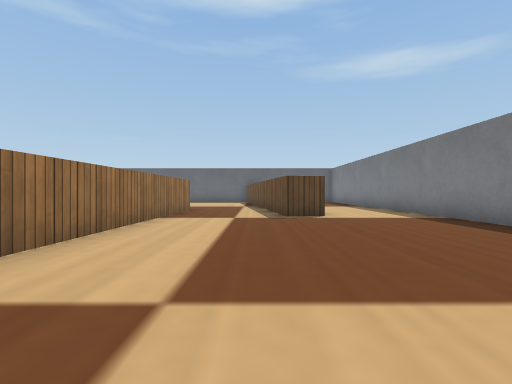
view 1 (above)

17 first-person views from a walk through a world built for the Webots simulator. The camera is 0.06 m above the floor, looks level and sees 85° across. The floor is counted in squares, 0.1 m on a side. Each view is taken from the middle of a square. On the plan, view 1 faces up. The plan holds only what a view shows up to about 9 squares ahead; the rest is blank. The place goes on beyond the plan. The robots in the file are not drawn. Simple shapes and patterns stand in for the simulator's stock objects.

view 2
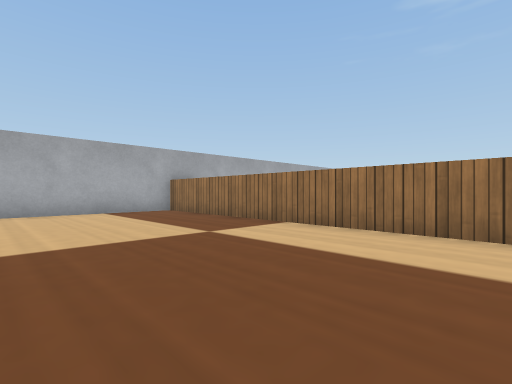

view 3
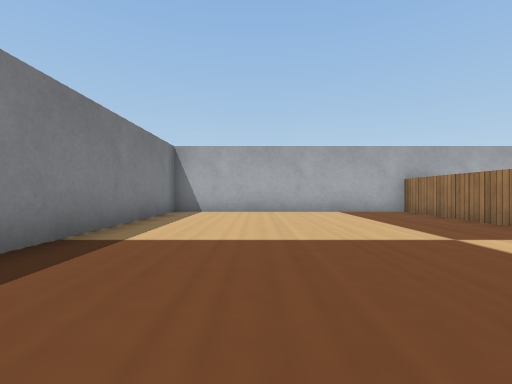

view 4
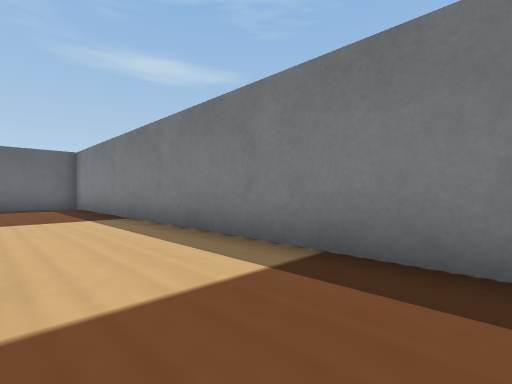

view 5
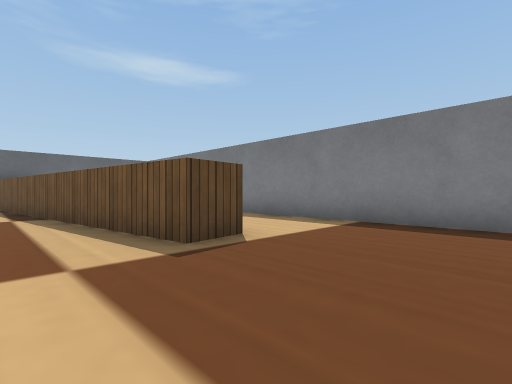

view 6
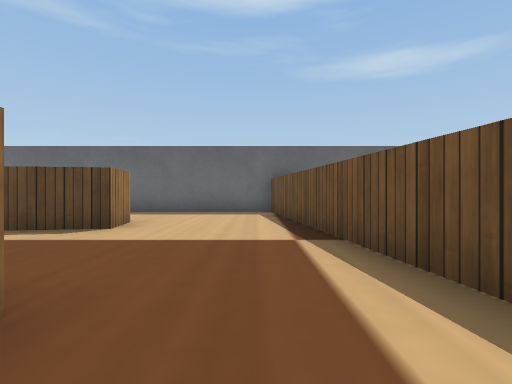

view 7
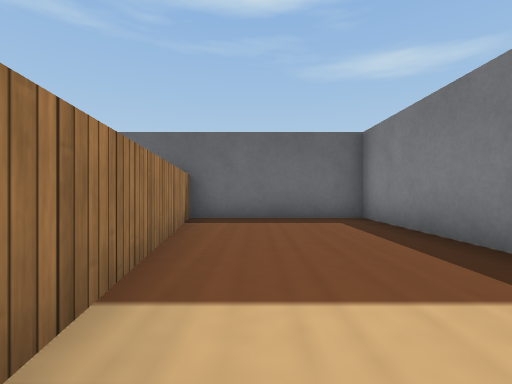

view 8
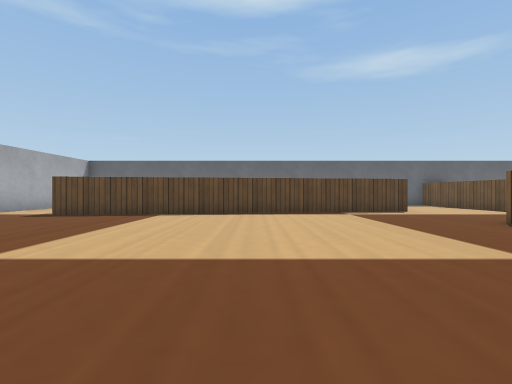

view 9
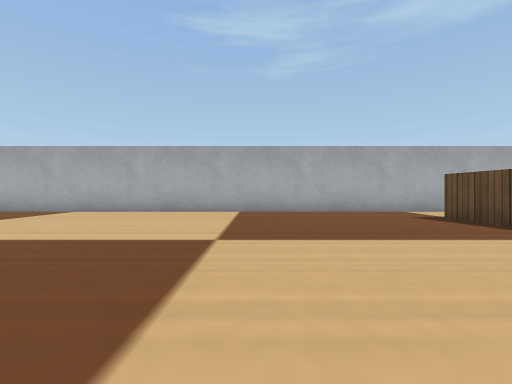

view 10
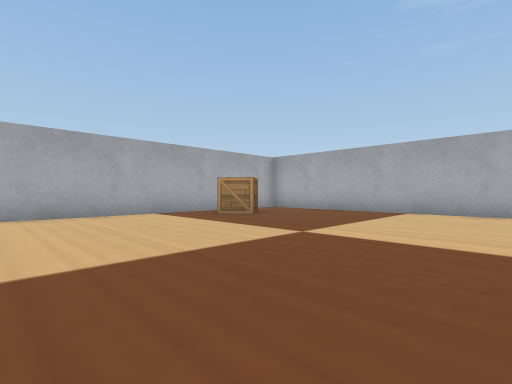

view 11
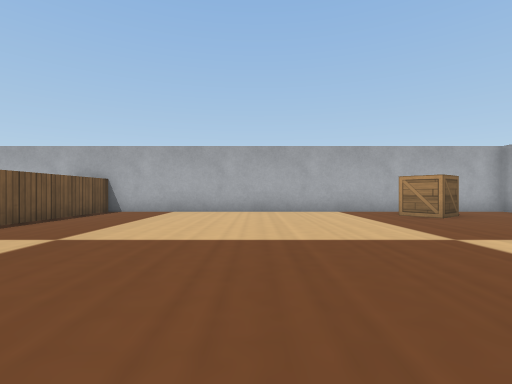

view 12
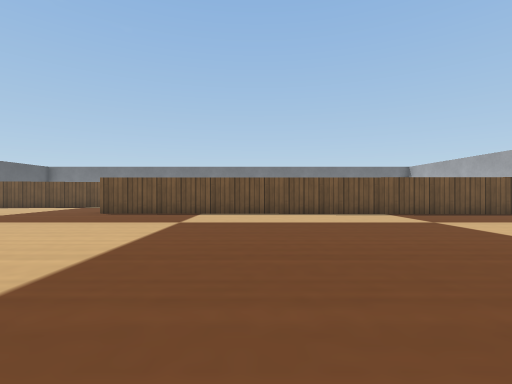

view 13
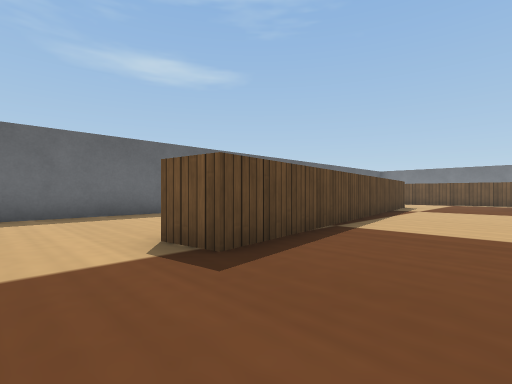

view 14
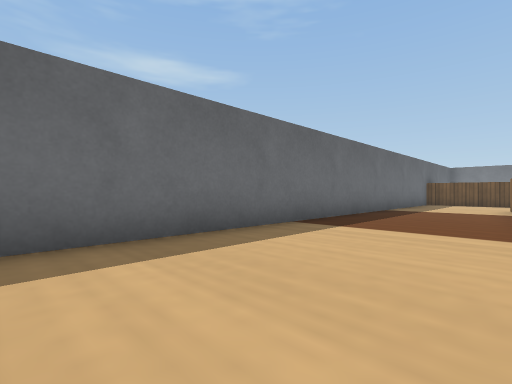

view 15
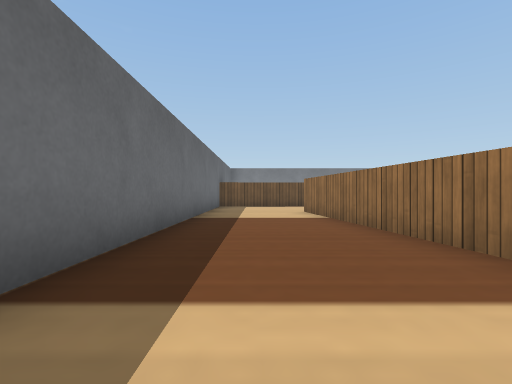

view 16
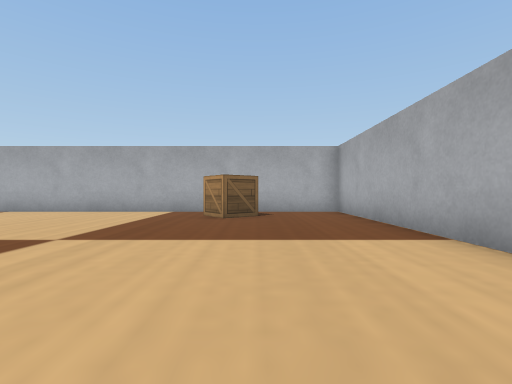

view 17
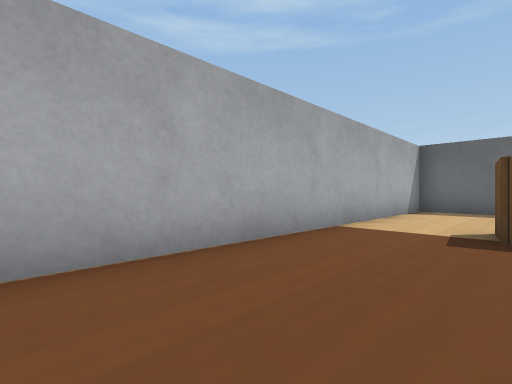

### Floor plan
Points are (right, up) in squares from view 1. A wall is a line through its corners. A room is listed if a view was taken in it or the views show most of it. See-through windows are left out.
Room 1 (views 1, 5, 6)
walls: (1.8, 7) (0.7, 6.9) (-0.5, 16.5); (-2.2, 9.4) (-2.5, -3.6); (-3, -3.5) (1.5, -3.5); (-0.1, 16.5) (-1.6, 16.5)
ways out: opening at (1, 1.5) to room 2; opening at (-2.5, 13) to room 3
Room 2 (views 2, 3, 4, 7)
walls: (4.5, 4.1) (4.5, 16.5) (0.5, 16.5) (1.2, 10.8); (1.5, -3.5) (4.5, -3.5) (4.5, 2.4)
ways out: opening at (1, 1.5) to room 1
Room 3 (views 8, 9, 10, 11, 12, 13, 14, 15, 16, 17)
walls: (-9.6, 12.7) (-3.5, 13.5) (-3.4, 12.6) (-13.3, 11.2) (-13.4, 12.3); (-3.5, -3.6) (-3.2, 9.4); (-1.6, 16.5) (-15.5, 16.5) (-15.5, -3.5) (-3, -3.5)
ways out: opening at (-2.5, 13) to room 1
objects: wooden box (-13, -3) to (-12, -2)

Where each view was taken, in squares from view 1:
view 1: 0 up, 0 right, facing up
view 2: 5 up, 2 right, facing down-left
view 3: 5 up, 2 right, facing down
view 4: 5 up, 2 right, facing up-right
view 5: 4 up, 1 left, facing up-right
view 6: 8 up, 1 left, facing up
view 7: 10 up, 2 right, facing up
view 8: 4 up, 8 left, facing up
view 9: 7 up, 7 left, facing left
view 10: 4 up, 7 left, facing down-left
view 11: 5 up, 8 left, facing down
view 12: 5 up, 11 left, facing right
view 13: 9 up, 15 left, facing up-right
view 14: 13 up, 15 left, facing up-right
view 15: 15 up, 12 left, facing right
view 16: 5 up, 13 left, facing down
view 17: 7 up, 13 left, facing up-left
